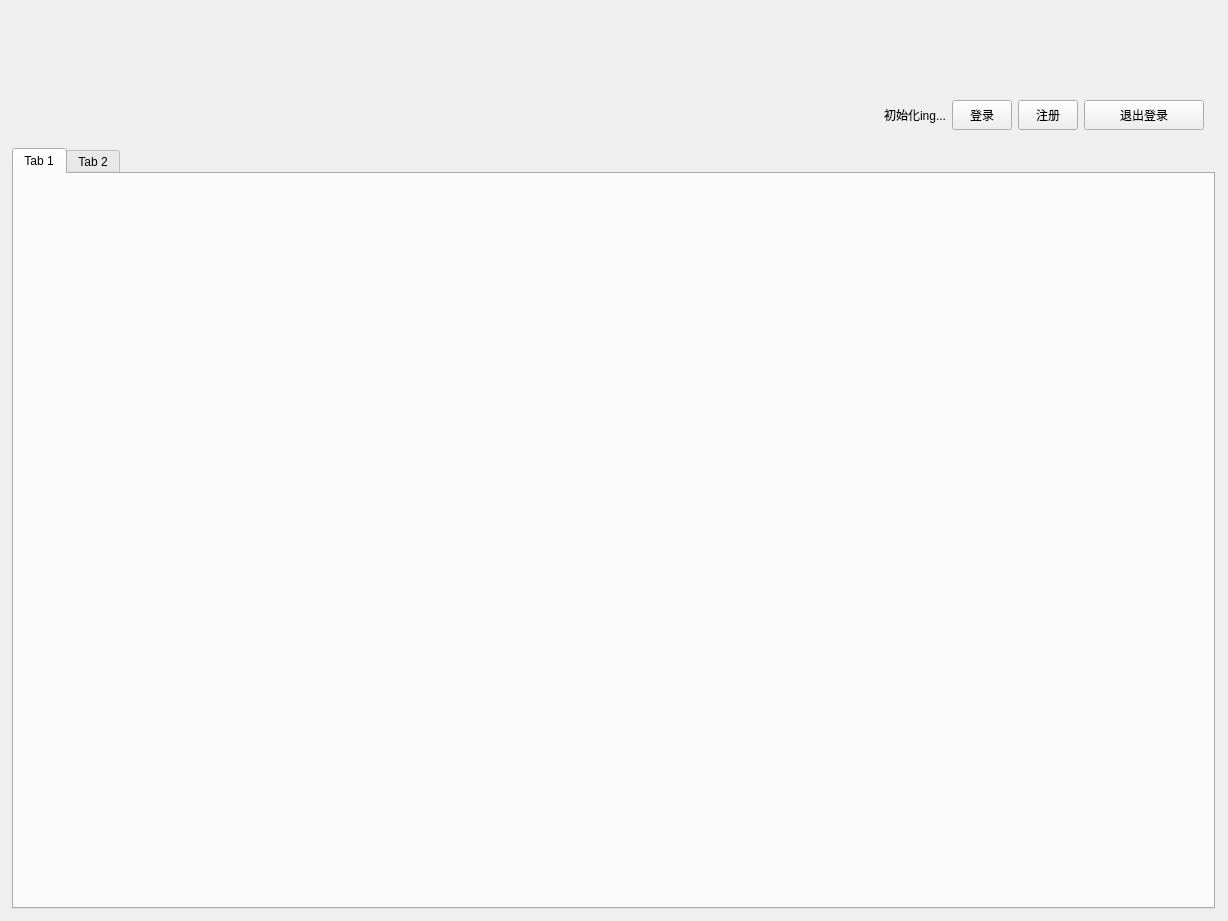
<?xml version="1.0" encoding="UTF-8"?>
<ui version="4.0">
 <class>MainWindow</class>
 <widget class="QMainWindow" name="MainWindow">
  <property name="geometry">
   <rect>
    <x>0</x>
    <y>0</y>
    <width>1228</width>
    <height>921</height>
   </rect>
  </property>
  <property name="minimumSize">
   <size>
    <width>1228</width>
    <height>921</height>
   </size>
  </property>
  <property name="maximumSize">
   <size>
    <width>1228</width>
    <height>921</height>
   </size>
  </property>
  <property name="windowTitle">
   <string>MainWindow</string>
  </property>
  <widget class="QWidget" name="centralWidget">
   <layout class="QGridLayout" name="gridLayout_2">
    <item row="0" column="0">
     <widget class="QWidget" name="widget_Title" native="true">
      <property name="minimumSize">
       <size>
        <width>1203</width>
        <height>129</height>
       </size>
      </property>
      <property name="maximumSize">
       <size>
        <width>1203</width>
        <height>129</height>
       </size>
      </property>
      <layout class="QGridLayout" name="gridLayout">
       <item row="0" column="0">
        <spacer name="verticalSpacer">
         <property name="orientation">
          <enum>Qt::Vertical</enum>
         </property>
         <property name="sizeHint" stdset="0">
          <size>
           <width>20</width>
           <height>65</height>
          </size>
         </property>
        </spacer>
       </item>
       <item row="1" column="0">
        <layout class="QHBoxLayout" name="horizontalLayout">
         <item>
          <spacer name="horizontalSpacer">
           <property name="orientation">
            <enum>Qt::Horizontal</enum>
           </property>
           <property name="sizeHint" stdset="0">
            <size>
             <width>750</width>
             <height>20</height>
            </size>
           </property>
          </spacer>
         </item>
         <item>
          <widget class="QLabel" name="label_Title">
           <property name="text">
            <string>初始化ing...</string>
           </property>
          </widget>
         </item>
         <item>
          <widget class="QPushButton" name="Button_login">
           <property name="minimumSize">
            <size>
             <width>60</width>
             <height>30</height>
            </size>
           </property>
           <property name="maximumSize">
            <size>
             <width>60</width>
             <height>30</height>
            </size>
           </property>
           <property name="text">
            <string>登录</string>
           </property>
          </widget>
         </item>
         <item>
          <widget class="QPushButton" name="Button_register">
           <property name="minimumSize">
            <size>
             <width>60</width>
             <height>30</height>
            </size>
           </property>
           <property name="maximumSize">
            <size>
             <width>60</width>
             <height>30</height>
            </size>
           </property>
           <property name="text">
            <string>注册</string>
           </property>
          </widget>
         </item>
         <item>
          <widget class="QPushButton" name="Button_quitLogin">
           <property name="minimumSize">
            <size>
             <width>120</width>
             <height>30</height>
            </size>
           </property>
           <property name="maximumSize">
            <size>
             <width>120</width>
             <height>30</height>
            </size>
           </property>
           <property name="text">
            <string>退出登录</string>
           </property>
          </widget>
         </item>
        </layout>
       </item>
      </layout>
     </widget>
    </item>
    <item row="1" column="0">
     <widget class="QTabWidget" name="tabWidget">
      <property name="minimumSize">
       <size>
        <width>1203</width>
        <height>761</height>
       </size>
      </property>
      <property name="maximumSize">
       <size>
        <width>1203</width>
        <height>761</height>
       </size>
      </property>
      <widget class="QWidget" name="tab">
       <attribute name="title">
        <string>Tab 1</string>
       </attribute>
      </widget>
      <widget class="QWidget" name="tab_2">
       <attribute name="title">
        <string>Tab 2</string>
       </attribute>
      </widget>
     </widget>
    </item>
   </layout>
  </widget>
 </widget>
 <layoutdefault spacing="6" margin="11"/>
 <resources/>
 <connections/>
</ui>
